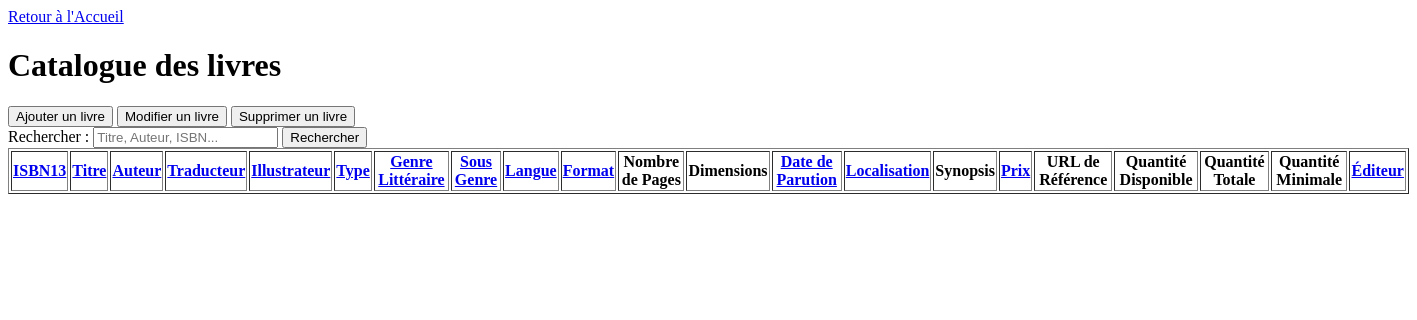
Before: /livres/ (signed in) with the older database file.
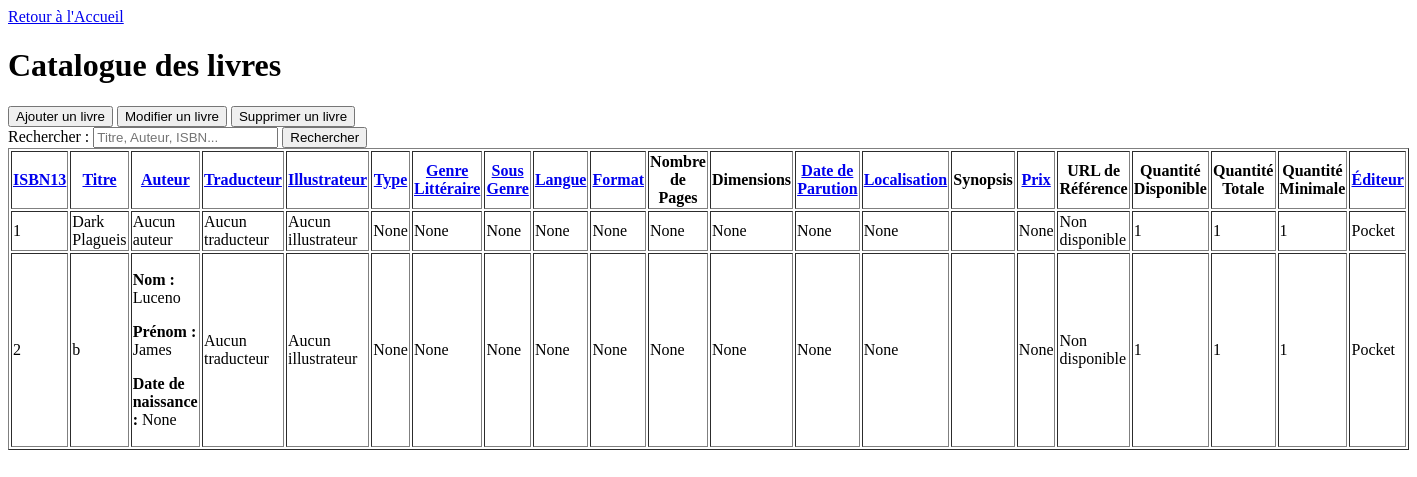
After: the same page with the newer database file.
### gui/models.py (models this page shows, shortened)
class Livre(models.Model):
    isbn13 = models.CharField(max_length=13, primary_key=True)
    titre = models.CharField(max_length=255)
    type = models.CharField(max_length=50, blank=True, null=True)
    genre_litteraire = models.CharField(max_length=100,blank=True, null=True)
    sous_genre = models.CharField(max_length=100,blank=True, null=True)
    langue = models.CharField(max_length=50,blank=True, null=True)
    format = models.CharField(max_length=50,blank=True, null=True)
    nombre_pages = models.IntegerField(blank=True,null=True)
    dimensions = models.CharField(max_length=50,blank=True,null=True)
    date_parution = models.DateField(blank=True,null=True)
    localisation = models.CharField(max_length=100,blank=True,null=True)
    synopsis = models.TextField(blank=True,null=True)
    prix = models.DecimalField(max_digits=10, decimal_places=2,blank=True,null=True)
    url_reference = models.URLField(blank=True, null=True)
    quantite_disponible = models.IntegerField()
    quantite_totale = models.IntegerField()
    quantite_minimale = models.IntegerField()
    editeur = models.ForeignKey(Editeur, on_delete=models.CASCADE)
    class Meta:
        db_table = 'Livre'

class Editeur(models.Model):
    nom = models.CharField(max_length=100)
    class Meta:
        db_table = 'Editeur'
    def __str__(self):
        return self.nom

class Ecrire(models.Model):
    livre = models.ForeignKey(Livre, on_delete=models.CASCADE, related_name="ecrire_set")
    auteur = models.ForeignKey(Auteur, on_delete=models.CASCADE)
    class Meta:
        db_table = 'Ecrire'

class Auteur(models.Model):
    nom = models.CharField(max_length=100)
    prenom = models.CharField(max_length=100)
    date_naissance = models.DateField(blank=True,null=True)
    class Meta:
        db_table = 'Auteur'

### gui/views.py (the view)
# urls.py: path('livres/', LivreList.as_view(), name='livres_list'),
class LivreList(StaffRequiredMixin,ListView):
    model = Livre
    template_name = 'gui/lister_livres.html'
    def get_queryset(self):
        queryset = Livre.objects.prefetch_related(
            Prefetch('ecrire_set', queryset=Ecrire.objects.select_related('auteur')),
            Prefetch('illustrer_set', queryset=Illustrer.objects.select_related('illustrateur')),
            Prefetch('traduire_set', queryset=Traduire.objects.select_related('traducteur')),
        )
        sort_by = self.request.GET.get('sort_by', 'titre')  # Par défaut : titre
        order = self.request.GET.get('order', 'asc')  # Par défaut : asc
        sort_prefix = '' if order == 'asc' else '-'
        sorting_options = {
            'isbn13': 'isbn13',
            'titre': 'titre',
            'auteur_nom': 'ecrire_set__auteur__nom',
            'illustrateur_nom' : 'illustrer_set__illustrateur__nom',
            'traducteur_nom' : 'traduire_set__traducteur__nom',
            'type': 'type',
            'genre_litteraire': 'genre_litteraire',
            'sous_genre': 'sous_genre',
            'langue': 'langue',
            'format': 'format',
            'date_parution': 'date_parution',
            'localisation': 'localisation',
            'prix': 'prix',
            'editeur': 'editeur',
        }
        if sort_by in sorting_options:
            queryset = queryset.order_by(f"{sort_prefix}{sorting_options[sort_by]}")
        return queryset

### gui/views.py (called while the page is built)
    def test_func(self):
        return self.request.user.is_staff

### templates/gui/lister_livres.html (shortened to what the changed rows need)
<!DOCTYPE html>
<html lang="fr">
<head>
</head>
<body>
    <h1>Catalogue des livres</h1>
    <table border="1">
        <thead>
            <tr>
                <th><a href="?sort_by=isbn13&order={% if request.GET.order == 'asc' %}desc{% else %}asc{% endif %}">ISBN13</a></th>
                <th><a href="?sort_by=titre&order={% if request.GET.order == 'asc' %}desc{% else %}asc{% endif %}">Titre</a></th>
                <th><a href="?sort_by=auteur_nom&order={% if request.GET.order == 'asc' %}desc{% else %}asc{% endif %}">Auteur</a></th>
                <th><a href="?sort_by=traducteur_nom&order={% if request.GET.order == 'asc' %}desc{% else %}asc{% endif %}">Traducteur</a></th>
                <th><a href="?sort_by=illustrateur_nom&order={% if request.GET.order == 'asc' %}desc{% else %}asc{% endif %}">Illustrateur</a></th>
                <th><a href="?sort_by=type&order={% if request.GET.order == 'asc' %}desc{% else %}asc{% endif %}">Type</a></th>
                <th><a href="?sort_by=genre_litteraire&order={% if request.GET.order == 'asc' %}desc{% else %}asc{% endif %}">Genre Littéraire</a></th>
                <th><a href="?sort_by=sous_genre&order={% if request.GET.order == 'asc' %}desc{% else %}asc{% endif %}">Sous Genre</a></th>
                <th><a href="?sort_by=langue&order={% if request.GET.order == 'asc' %}desc{% else %}asc{% endif %}">Langue</a></th>
                <th><a href="?sort_by=format&order={% if request.GET.order == 'asc' %}desc{% else %}asc{% endif %}">Format</a></th>
                <th>Nombre de Pages</th>
                <th>Dimensions</th>
                <th><a href="?sort_by=date_parution&order={% if request.GET.order == 'asc' %}desc{% else %}asc{% endif %}">Date de Parution</a></th>
                <th><a href="?sort_by=localisation&order={% if request.GET.order == 'asc' %}desc{% else %}asc{% endif %}">Localisation</a></th>
                <th>Synopsis</th>
                <th><a href="?sort_by=prix&order={% if request.GET.order == 'asc' %}desc{% else %}asc{% endif %}">Prix</a></th>
                <th>URL de Référence</th>
                <th>Quantité Disponible</th>
                <th>Quantité Totale</th>
                <th>Quantité Minimale</th>
                <th><a href="?sort_by=editeur&order={% if request.GET.order == 'asc' %}desc{% else %}asc{% endif %}">Éditeur</a></th>
            </tr>
        </thead>
        <tbody>
            {% for livre in object_list %}
                <tr>
                    <td>{{ livre.isbn13 }}</td>
                    <td>{{ livre.titre }}</td>
                    <td>
                        {% if livre.ecrire_set.all %}
                            {% for ecrire in livre.ecrire_set.all %}
                                <p><strong>Nom :</strong> {{ ecrire.auteur.nom }}</p>
                                <p><strong>Prénom :</strong> {{ ecrire.auteur.prenom }}</p>
                                <p><strong>Date de naissance :</strong> {{ ecrire.auteur.date_naissance }}</p>
                            {% endfor %}
                        {% else %}
                            Aucun auteur
                        {% endif %}
                    </td>
                    <td>
                        {% if livre.traduire_set.all %}
                            {% for traduire in livre.traduire_set.all %}
                                <p><strong>Nom :</strong> {{ traduire.traducteur.nom }}</p>
                                <p><strong>Prénom :</strong> {{ traduire.traducteur.prenom }}</p>
                                <p><strong>Date de naissance :</strong> {{ traduire.traducteur.date_naissance }}</p>
                            {% endfor %}
                        {% else %}
                            Aucun traducteur
                        {% endif %}
                    </td>
                    <td>
                        {% if livre.illustrer_set.all %}
                            {% for illustrer in livre.illustrer_set.all %}
                                <p><strong>Nom :</strong> {{ illustrer.illustrateur.nom }}</p>
                                <p><strong>Prénom :</strong> {{ illustrer.illustrateur.prenom }}</p>
                                <p><strong>Date de naissance :</strong> {{ illustrer.illustrateur.date_naissance }}</p>
                            {% endfor %}
                        {% else %}
                            Aucun illustrateur
                        {% endif %}
                    </td>
                    <td>{{ livre.type }}</td>
                    <td>{{ livre.genre_litteraire }}</td>
                    <td>{{ livre.sous_genre }}</td>
                    <td>{{ livre.langue }}</td>
                    <td>{{ livre.format }}</td>
                    <td>{{ livre.nombre_pages }}</td>
                    <td>{{ livre.dimensions }}</td>
                    <td>{{ livre.date_parution }}</td>
                    <td>{{ livre.localisation }}</td>
                    <td>{{ livre.synopsis }}</td>
                    <td>{{ livre.prix }}</td>
                    <td>
                        {% if livre.url_reference %}
                            {% if livre.url_reference|slice:":4" == "http" %}
                                <a href="{{ livre.url_reference }}" target="_blank">{{ livre.url_reference }}</a>
                            {% else %}
                                <a href="http://{{ livre.url_reference }}" target="_blank">{{ livre.url_reference }}</a>
                            {% endif %}
                        {% else %}
                            Non disponible
                        {% endif %}
                    </td>
                    <td>{{ livre.quantite_disponible }}</td>
                    <td>{{ livre.quantite_totale }}</td>
                    <td>{{ livre.quantite_minimale }}</td>
                    <td>{{ livre.editeur }}</td>
                </tr>
            {% endfor %}
        </tbody>
    </table>
</body>
</html>

Changed rows visible on the page:
added Livre: isbn13 "1", titre "Dark Plagueis", shows "Aucun auteur", shows "Aucun traducteur", shows "Aucun illustrateur", type "None", genre_litteraire "None", sous_genre "None", langue "None", format "None", nombre_pages "None", dimensions "None", date_parution "None", localisation "None", prix "None", shows "Non disponible", quantite_disponible "1", quantite_totale "1", quantite_minimale "1", editeur "Pocket"
added Livre: isbn13 "2", titre "b", shows "Aucun traducteur", shows "Aucun illustrateur", type "None", genre_litteraire "None", sous_genre "None", langue "None", format "None", nombre_pages "None", dimensions "None", date_parution "None", localisation "None", prix "None", shows "Non disponible", quantite_disponible "1", quantite_totale "1", quantite_minimale "1", editeur "Pocket"
added Ecrire: auteur.nom "Luceno", auteur.prenom "James", auteur.date_naissance "None"
